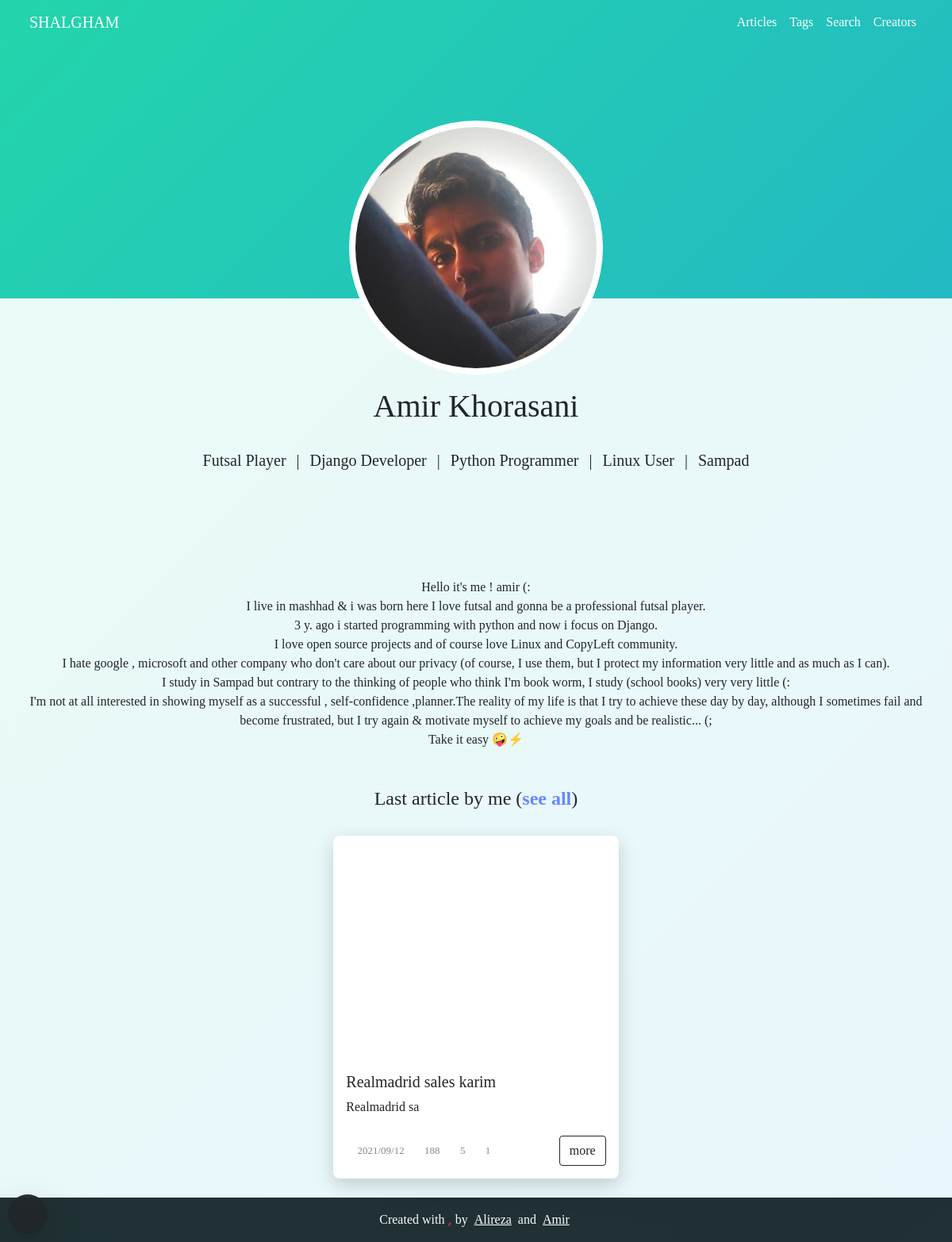
Before: /amir with the older database file.
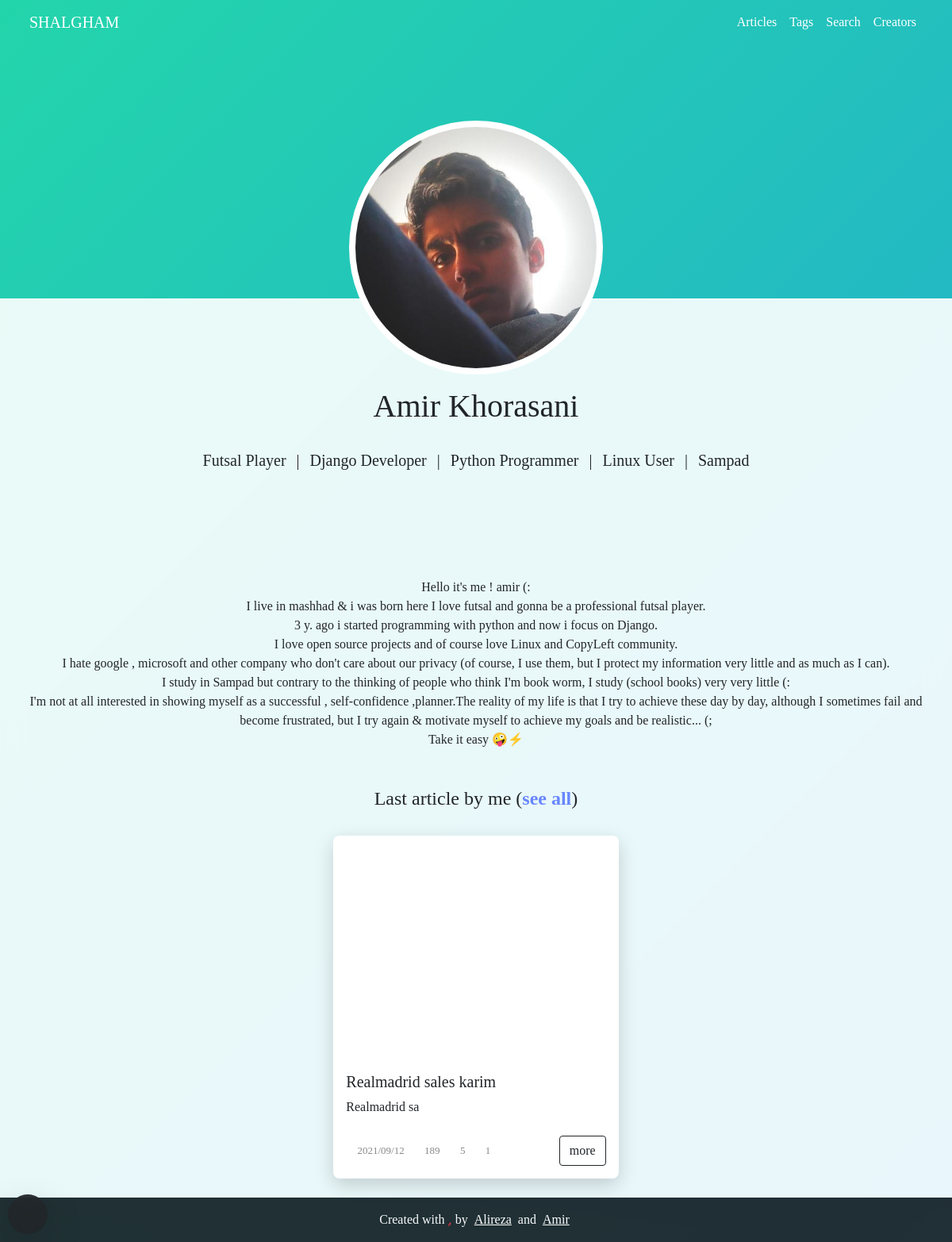
After: the same page with the newer database file.
### blog/models.py (models this page shows, shortened)
class Article(models.Model):
    title_en   = models.CharField(max_length=200) # english title
    desc_en    = models.TextField() # english description for article in home
    body_en    = RichTextUploadingField() # english body
    slug       = models.SlugField(max_length=100,unique=True) # slug of the article
    short_slug = models.SlugField(editable=False) # auto created in auto_slug_article function
    views      = models.IntegerField(default=0) # number of views this article
    status     = models.BooleanField(default=True) # article status => true:publish , false:draft
    created    = models.DateTimeField(auto_now_add=True) # auto complete created time
    updated    = models.DateTimeField(auto_now=True) # auto compelete last update
    author     = models.ForeignKey(User,editable=False,null=True,on_delete=models.SET_NULL,related_name='articles') # auto delete article on delete author
    category   = models.ManyToManyField(Category,blank=True,related_name='articles') # article categories
    thumbnail  = models.ImageField(upload_to='articles') # article thumbnail in post card and main page
    readtime   = models.IntegerField(default=0) # suggested time for readnig the article
    class Meta:
        verbose_name_plural = 'Articles'
        ordering            = ['-created'] # for new to old sorting in admin panel
    objects = ArticleManager() # set managers for this class
    def simple_created(self):
        return self.created.strftime("%Y/%m/%d")
    simple_created.short_description = "created"

class Comment(models.Model):
    admin    = models.ForeignKey(User,editable=False,default=None,null=True,on_delete=models.SET_NULL)
    article  = models.ForeignKey(Article,on_delete=models.CASCADE,related_name='comments')
    name     = CharField(max_length=50)
    desc     = RichTextField()
    created  = models.DateTimeField(auto_now_add=True) # date of comment creation
    reply_to = models.ForeignKey('self',null=True,blank=True,on_delete=models.CASCADE,related_name='replies') # for reply comments
    status   = models.BooleanField(default=False) # comment status => true:publish , false:draft
    avatar   = models.ForeignKey(Avatar,on_delete=models.SET_NULL,null=True) # comment avatar => has default and auto customize for admins
    class Meta:
        ordering = ('-created',)
    objects = CommentsManager() # set managers for this class

### blog/views.py (the view)
# urls.py: path('amir',AmirView),
def AmirView(request):
    context = {
        'data' : User.objects.get(username='amir')
    }
    return render(request,'creator.html',context=context)

### blog/models.py (called while the page is built)
	def active(self):
		return self.filter(status=True)

    def active(self):
        return self.filter(status=True)

    def get_skills(self):
        skills_list = self.skills.split('-')
        return skills_list

    def full_capital_name(self):
        if self.first_name and self.last_name:
            return f'{self.first_name.capitalize()} {self.last_name.capitalize()}'
        else:
            return self.username.capitalize()

### blog/templatetags/template_tags.py (called while the page is built)
@register.simple_tag
def site_setting(value):
    try:
        return contents.data_set[value]
    except:
        pass

### template/creator.html (shortened to what the changed rows need)
<!DOCTYPE html>
<html lang="en">
<head>
    <link rel="stylesheet" href="/static/blog/fontawesome-free-5.15.3-web/css/all.css">
    <link rel="stylesheet" href="/static/blog/css/bootstrap.css">
    <link rel="stylesheet" href="/static/blog/css/custom.css">
    <link rel="stylesheet" href="/static/blog/css/responsiv.css">
    <link rel="stylesheet" href="/static/blog/css/pages/profile.css">
</head>
<body>
    <main class="pt-5">
        <div class="container">
            <div class="row gx-md-5">
                <div class="col-12">
                    <section class="py-3">
                        <h1 class="text-center pb-3">
                            {{ data.full_capital_name }}
                        </h1>
                    </section>
                    {% if data.articles.active %}
                        <section>
                            <div class="row justify-content-center g-0 gx-md-4">
                                {% for article in data.articles.active|slice:"0:1" %}
                                    <div class="col-11 col-sm-10 col-md-6 col-lg-4 col-xxl-3">
                                        <div class="card my-4 rounded overflow-hidden">
                                            <div class="row g-0 p-3">
                                                <div class="position-relative rounded overflow-hidden">
                                                    <div class="img-card img-card-creator h-100"
                                                        data-src="{{ article.thumbnail.url }}">
                                                    </div>
                                                </div>
                                            </div>
                                            <div class="p-3">
                                                <h5 class="">
                                                    {{ article.title_en|capfirst|truncatechars:50 }}
                                                </h5>
                                                <p class="mb-0">
                                                    {{ article.desc_en|capfirst|safe|truncatechars:100 }}
                                                </p>
                                                <div class="d-flex align-items-center justify-content-between flex-wrap">
                                                    <div class="icons-card pt-2 mt-3">
                                                        <div class="d-inline-flex w-auto align-items-center flex-wrap">
                                                            <i class="fas fa-calendar"></i>
                                                            <p class="m-0 ps-1 pe-2">{{ article.created|date:'Y/m/d' }}</p>
                                                        </div>
                                                        <div class="d-inline-flex w-auto align-items-center flex-wrap">
                                                            <i class="fas fa-eye"></i>
                                                            <p class="m-0 ps-1 pe-2">{{ article.views }}</p>
                                                        </div>
                                                        <div class="d-inline-flex w-auto align-items-center flex-wrap">
                                                            <i class="fas fa-clock"></i>
                                                            <p class="m-0 ps-1 pe-2">{{ article.readtime }}</p>
                                                        </div>
                                                        <div class="d-inline-flex w-auto align-items-center flex-wrap">
                                                            <i class="fas fa-comment"></i>
                                                            <p class="m-0 ps-1 pe-2">{{ article.comments.active|length }}</p>
                                                        </div>
                                                    </div>
                                                    <a href="{% url 'blog:article_slug' article.slug %}" class="btn btn-outline-dark ms-auto mt-4 w-auto">
                                                        more
                                                    </a>
                                                </div>
                                            </div>
                                        </div>
                                    </div>
                                {% endfor %}
                            </div>
                        </section>
                    {% endif %}
                </div>
            </div>
        </div>
    </main>
</body>
</html>

Changed rows visible on the page:
changed Article "Realmadrid sales karim": views "188" → "189"
